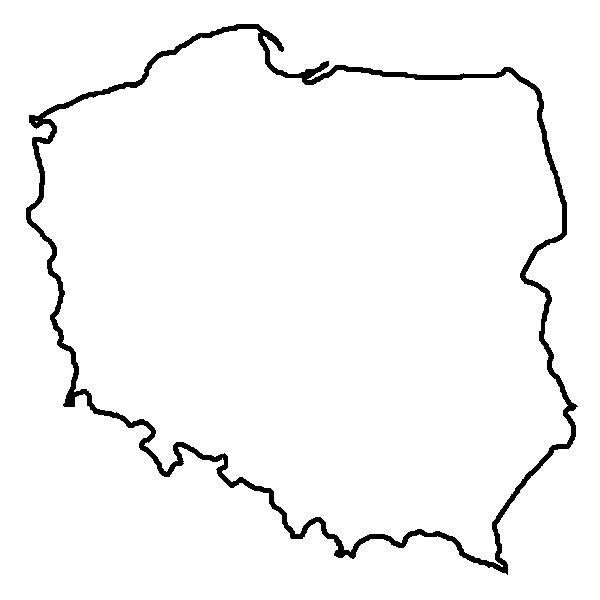
%> input picture matlabCourse/lab8/kontur.bmp, 600 x 600 px
$ octave zad1.m   (GNU Octave 9; MATLAB toolbox functions it lacks are replaced by stand-ins)
%> lines starting %> are read from the running program, lines starting %| are printed output that depends on the picture; in (x1, y1, x2, y2) boxes, pixels count from 0 and x2, y2 are one past the last pixel; in counts of white or black regions, pixels touching at a corner belong together; the program's own positions count from 1
BW1 = imread('kontur.bmp');
%> BW1: size 600x600 logical; 96.7% white; 1 black region, box (x1, y1, x2, y2) and area: (26, 24, 578, 575) 11734
BW2 = bwmorph(BW1, 'remove');
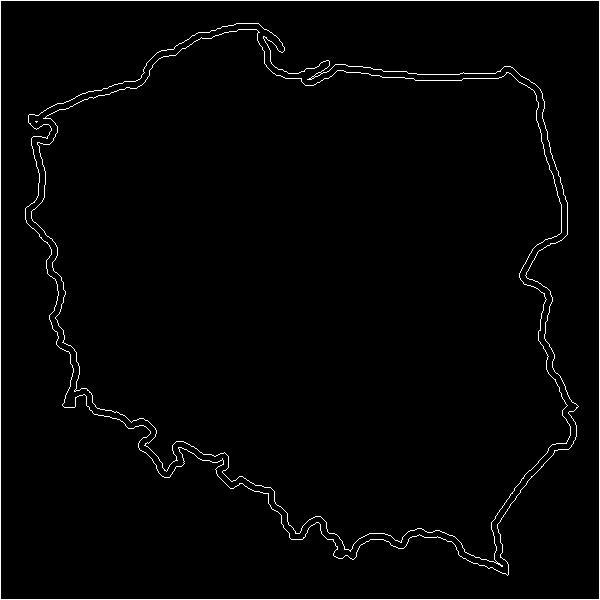
%> BW2: size 600x600 logical; 1.8% white in thin lines or dots
BW3 = bwmorph(BW1, 'thin');
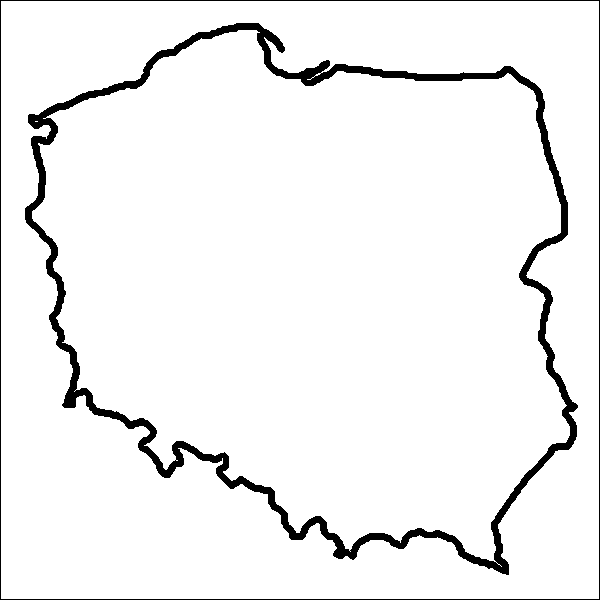
%> BW3: size 600x600 logical; 95% white; 2 black regions, box (x1, y1, x2, y2) and area: (25, 23, 578, 575) 15784, (0, 0, 600, 600) 2396
BW4 = bwmorph(BW1, 'shrink');
%> BW4: size 600x600 logical; 95% white; 2 black regions, box (x1, y1, x2, y2) and area: (25, 23, 579, 576) 15735, (0, 0, 600, 600) 2396
subplot(2,2,1);
imshow(BW1);
subplot(2,2,2);
imshow(BW2);
subplot(2,2,3);
imshow(BW3);
subplot(2,2,4);
imshow(BW4);

$ run again, with matlabCourse/lab8/powierzchnia.bmp copied over matlabCourse/lab8/kontur.bmp
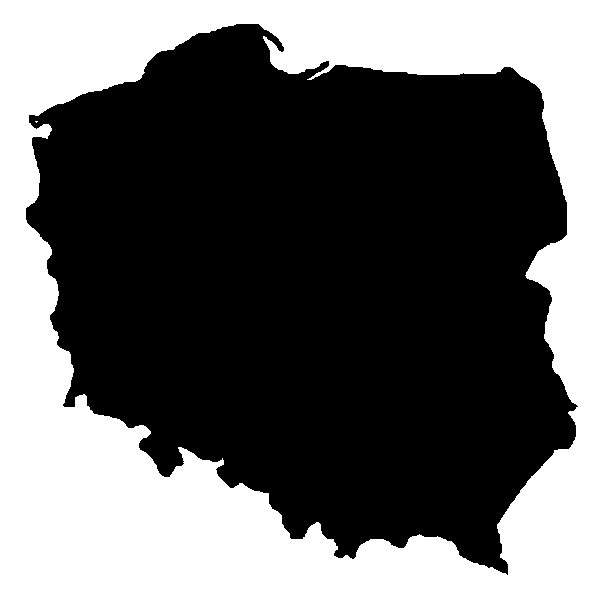
%> input picture matlabCourse/lab8/powierzchnia.bmp, 600 x 600 px
%> BW1: size 600x600 logical; 40% white; 2 white regions (1 under 20 px), largest, box (x1, y1, x2, y2) and area: (0, 0, 600, 600) 144070
%> `BW2 = bwmorph(BW1, 'remove');`:
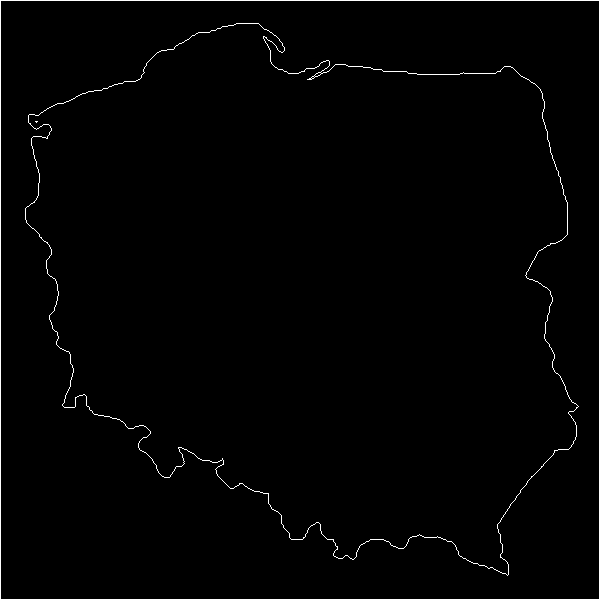
%> BW2: size 600x600 logical; 1.3% white in thin lines or dots
%> `BW3 = bwmorph(BW1, 'thin');`:
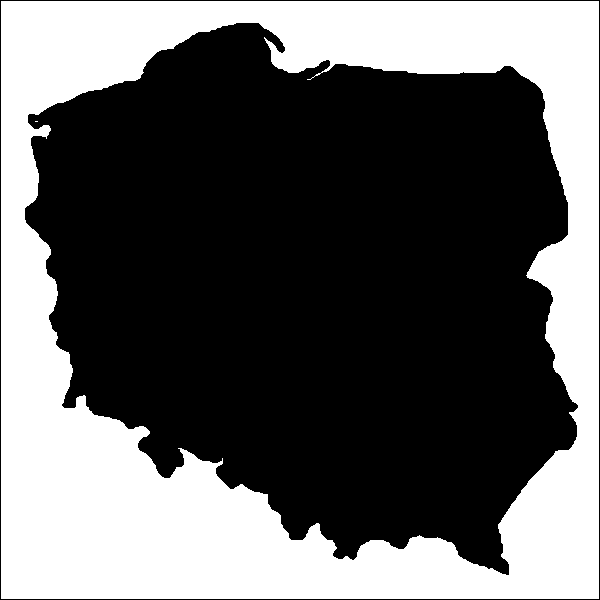
%> BW3: size 600x600 logical; 38.8% white; 2 white regions (1 under 20 px), largest, box (x1, y1, x2, y2) and area: (1, 1, 599, 599) 139538
%> BW4: size 600x600 logical; 38.8% white; 2 white regions (1 under 20 px), largest, box (x1, y1, x2, y2) and area: (1, 1, 599, 599) 139565
